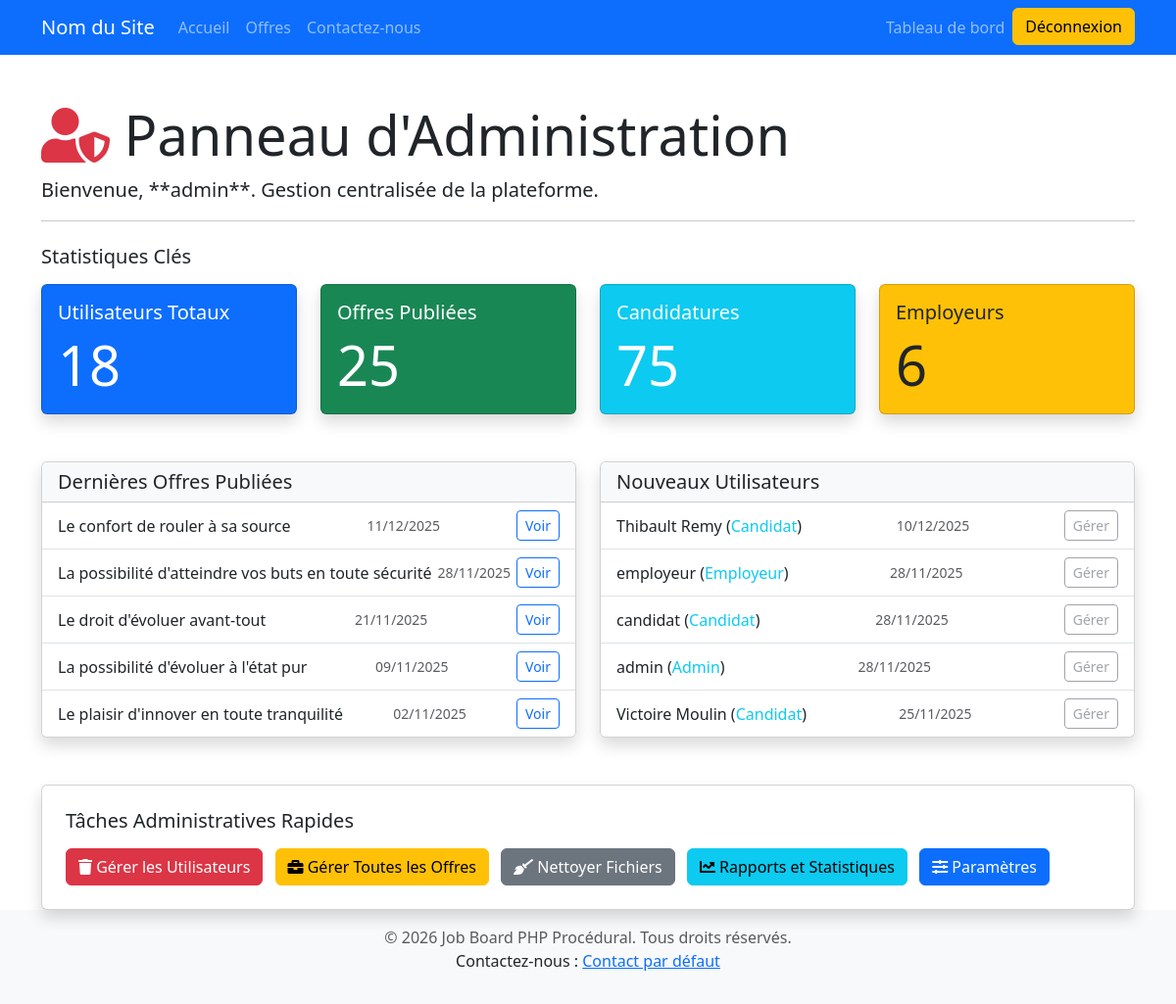
/index.php?page=dashboard (signed in), run on the app's committed database.
### tables this page shows
CREATE TABLE `offres_emploi` (
  `id` int(11) NOT NULL,
  `employeur_id` int(11) NOT NULL,
  `titre` varchar(255) NOT NULL,
  `description` text NOT NULL,
  `lieu` varchar(100) NOT NULL,
  `salaire` varchar(100) DEFAULT NULL,
  `type_contrat` enum('CDI','CDD','Intérim','Stage','Freelance') NOT NULL DEFAULT 'CDI',
  `date_publication` datetime NOT NULL DEFAULT current_timestamp(),
  `est_actif` tinyint(1) NOT NULL DEFAULT 1
);

CREATE TABLE `utilisateurs` (
  `id` int(11) NOT NULL,
  `nom` varchar(255) NOT NULL,
  `email` varchar(255) NOT NULL,
  `mot_de_passe` varchar(255) NOT NULL,
  `role` enum('candidat','employeur','admin') NOT NULL DEFAULT 'candidat',
  `date_inscription` datetime NOT NULL DEFAULT current_timestamp(),
  `photo_profil_chemin` varchar(255) DEFAULT NULL
);

### includes/functions.php (called while the page is built, shortened)
<?php
function get_total_counts($pdo) {
    $counts = [];
    $counts['utilisateurs'] = (int)$pdo->query("SELECT COUNT(*) FROM utilisateurs")->fetchColumn();
    $counts['employeurs'] = (int)$pdo->query("SELECT COUNT(*) FROM utilisateurs WHERE role='employeur'")->fetchColumn();
    $counts['candidats'] = (int)$pdo->query("SELECT COUNT(*) FROM utilisateurs WHERE role='candidat'")->fetchColumn();
    $counts['offres'] = (int)$pdo->query("SELECT COUNT(*) FROM offres_emploi")->fetchColumn();
    $counts['candidatures'] = (int)$pdo->query("SELECT COUNT(*) FROM candidatures")->fetchColumn();
    return $counts;
}
function get_latest_jobs($pdo, $limit = 5) {
    $sql = "SELECT id, titre, date_publication FROM offres_emploi ORDER BY date_publication DESC LIMIT ?";
    $stmt = $pdo->prepare($sql);
    $stmt->execute([$limit]);
    return $stmt->fetchAll();
}
function get_latest_users($pdo, $limit = 5) {
    $sql = "SELECT id, nom, email, role, date_inscription FROM utilisateurs ORDER BY date_inscription DESC LIMIT ?";
    $stmt = $pdo->prepare($sql);
    $stmt->execute([$limit]);
    return $stmt->fetchAll();
}
?>

### views/dashboard_admin.php (the view, shortened to what this page needs)
<?php
global $pdo;
$counts = get_total_counts($pdo);
$latest_jobs = get_latest_jobs($pdo);
$latest_users = get_latest_users($pdo);
?>
<div class="container mt-5">
    <header class="mb-4">
        <h1 class="display-4"><i class="fas fa-user-shield text-danger"></i> Panneau d'Administration</h1>
        <p class="lead">Bienvenue, **<?php echo htmlspecialchars($_SESSION['user_name']); ?>**. Gestion centralisée de la plateforme.</p>
        <hr>
    </header>
    <div class="row mb-5">
        <h2 class="h5 mb-3">Statistiques Clés</h2>
        <div class="col-md-3">
            <div class="card bg-primary text-white shadow">
                <div class="card-body">
                    <h5 class="card-title">Utilisateurs Totaux</h5>
                    <p class="card-text display-4"><?php echo $counts['utilisateurs']; ?></p>
                </div>
            </div>
        </div>
        <div class="col-md-3">
            <div class="card bg-success text-white shadow">
                <div class="card-body">
                    <h5 class="card-title">Offres Publiées</h5>
                    <p class="card-text display-4"><?php echo $counts['offres']; ?></p>
                </div>
            </div>
        </div>
        <div class="col-md-3">
            <div class="card bg-info text-white shadow">
                <div class="card-body">
                    <h5 class="card-title">Candidatures</h5>
                    <p class="card-text display-4"><?php echo $counts['candidatures']; ?></p>
                </div>
            </div>
        </div>
        <div class="col-md-3">
            <div class="card bg-warning text-dark shadow">
                <div class="card-body">
                    <h5 class="card-title">Employeurs</h5>
                    <p class="card-text display-4"><?php echo $counts['employeurs']; ?></p>
                </div>
            </div>
        </div>
    </div>
    <div class="row">
        <div class="col-lg-6 mb-4">
            <div class="card shadow">
                <div class="card-header bg-light">
                    <h5 class="mb-0">Dernières Offres Publiées</h5>
                </div>
                <ul class="list-group list-group-flush">
                    <?php if (empty($latest_jobs)): ?>
                        <li class="list-group-item text-muted">Aucune offre récente.</li>
                    <?php else: ?>
                        <?php foreach ($latest_jobs as $job): ?>
                            <li class="list-group-item d-flex justify-content-between align-items-center">
                                <span><?php echo htmlspecialchars($job['titre']); ?></span>
                                <small class="text-muted"><?php echo date('d/m/Y', strtotime($job['date_publication'])); ?></small>
                                <a href="index.php?page=job_details&id=<?php echo $job['id']; ?>" class="btn btn-sm btn-outline-primary">Voir</a>
                            </li>
                        <?php endforeach; ?>
                    <?php endif; ?>
                </ul>
            </div>
        </div>
        <div class="col-lg-6 mb-4">
            <div class="card shadow">
                <div class="card-header bg-light">
                    <h5 class="mb-0">Nouveaux Utilisateurs</h5>
                </div>
                <ul class="list-group list-group-flush">
                    <?php if (empty($latest_users)): ?>
                        <li class="list-group-item text-muted">Aucun nouvel utilisateur.</li>
                    <?php else: ?>
                        <?php foreach ($latest_users as $user): ?>
                            <li class="list-group-item d-flex justify-content-between align-items-center">
                                <span><?php echo htmlspecialchars($user['nom']); ?> (<span class="text-capitalize text-info"><?php echo $user['role']; ?></span>)</span>
                                <small class="text-muted"><?php echo date('d/m/Y', strtotime($user['date_inscription'])); ?></small>
                                <a href="#" class="btn btn-sm btn-outline-secondary disabled">Gérer</a>
                            </li>
                        <?php endforeach; ?>
                    <?php endif; ?>
                </ul>
            </div>
        </div>
    </div>
    <div class="card p-4 mt-4 shadow">
        <h5 class="mb-3">Tâches Administratives Rapides</h5>
        <div class="d-grid gap-2 d-md-block">
            <a href="index.php?page=admin_users" class="btn btn-danger me-2"><i class="fas fa-trash"></i> Gérer les Utilisateurs</a>
            <a href="index.php?page=admin_jobs" class="btn btn-warning me-2">
                <i class="fas fa-briefcase"></i> Gérer Toutes les Offres
            </a>
            <a href="clean_orphaned_files.php" target="_blank" class="btn btn-secondary me-2" onclick="alert('Ceci exécute le script de nettoyage des CV. Il est préférable de le lancer via CRON.');">
                <i class="fas fa-broom"></i> Nettoyer Fichiers
            </a>
            <a href="index.php?page=admin_reports" class="btn btn-info me-2">
                <i class="fas fa-chart-line"></i> Rapports et Statistiques
            </a>
            <a href="index.php?page=admin_settings" class="btn btn-primary me-2">
                <i class="fas fa-sliders-h"></i> Paramètres
            </a>
        </div>
    </div>
</div>

### views/header.php (style rules this page uses)
body { padding-top: 56px; }

### data on the page
offres_emploi: titre "Le confort de rouler à sa source", date_publication "11/12/2025"
offres_emploi: titre "La possibilité d'atteindre vos buts en toute sécurité", date_publication "28/11/2025"
offres_emploi: titre "Le droit d'évoluer avant-tout", date_publication "21/11/2025"
offres_emploi: titre "La possibilité d'évoluer à l'état pur", date_publication "09/11/2025"
offres_emploi: titre "Le plaisir d'innover en toute tranquilité", date_publication "02/11/2025"
utilisateurs: nom "Thibault Remy", role "Candidat", date_inscription "10/12/2025"
utilisateurs: nom "employeur", role "Employeur", date_inscription "28/11/2025"
utilisateurs: nom "candidat", role "Candidat", date_inscription "28/11/2025"
utilisateurs: nom "admin", role "Admin", date_inscription "28/11/2025"
utilisateurs: nom "Victoire Moulin", role "Candidat", date_inscription "25/11/2025"

### other printed values
$GLOBALS['settings']['site_name'] "Nom du Site"
$_SESSION['user_name'] "admin"
$counts['utilisateurs'] "18"
$counts['offres'] "25"
$counts['candidatures'] "75"
$counts['employeurs'] "6"
$GLOBALS['settings']['contact_email'] "Contact par défaut"
